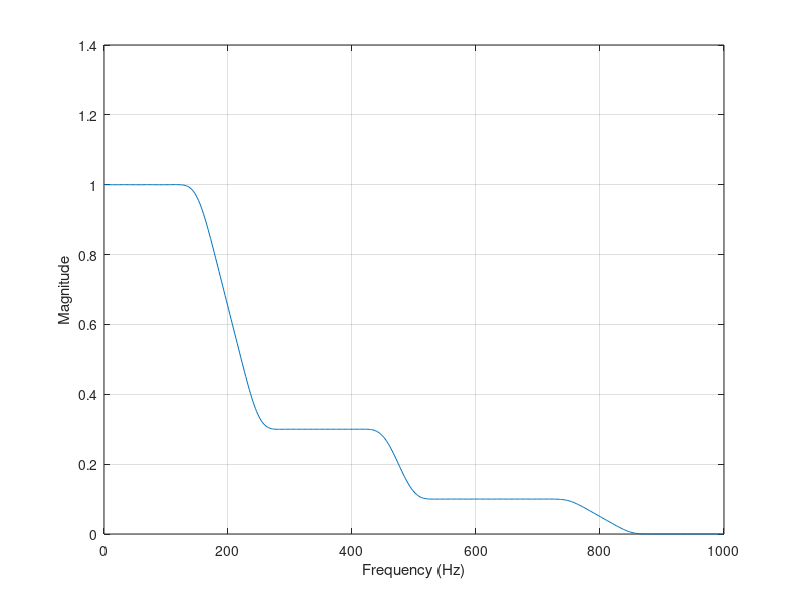

Here is the MATLAB script that generated this plot:
Fs = 2000; % Sampling frequency
N = 110; % Filter length
fd = [0 0.15 0.25 0.45 0.5 0.75 0.85 1]; % Frequency sampling points
Hd = [1 1 0.3 0.3 0.1 0.1 0 0]; % Frequency samples
hn = fir2(N-1, fd, Hd); % Compute the impulse response
[H, f] = freqz(hn, 1, 512, Fs);
plot(f, abs(H)) 
grid on
xlabel('Frequency (Hz)')
ylabel('Magnitude')